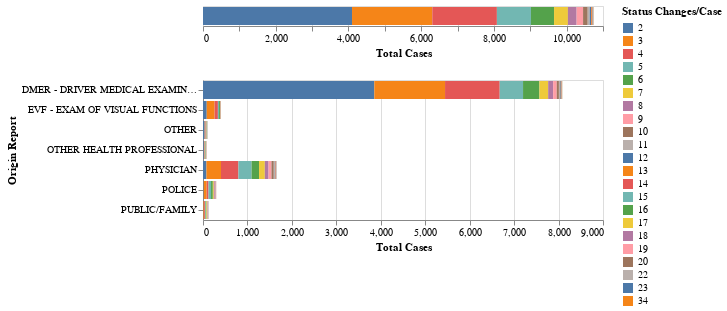

Write notebook code for a chart like this one.
### Markdown cell above
The current dataset includes the number of Status Changes that were made for each case.  This section shows the breakdown of cases by number of Status Changes that were made in each case. 

:::{note}
The dataset was downloaded October 1, 2021.
The dataset value for the Status Changes of each case have been reduced by 1, to eliminate the initial status of a Case. 
However the initial status of the case is still used in analysis.
:::

### Code cell
#hide

base =  alt.Chart(case_summary_data).mark_bar().encode(
    alt.X('sum(Cases):Q', title="Total Cases"),
    color = alt.Color('Status Changes/Case:N'),
    #row='Age Category'
    #opacity=alt.condition(selection, alt.value(1), alt.value(0.2))
)
bar1 = base.encode(
    alt.Y('Origin Report:N'),
    alt.X('sum(Cases):Q', title="Total Cases"),
    tooltip=['Status Changes/Case', 'Cases', 'mean(Total Status Changes in Group)', 'mean(Total Cases in Group)', 'mean(% Group Cases)'],
    color = alt.Color('Status Changes/Case:N'),
    #row='Age Category'
    #opacity=alt.condition(selection, alt.value(1), alt.value(0.2))
)
# bar2 = base.encode(
#     alt.Y('Age Category:N'),
#     alt.X('sum(Cases):Q', title="Total Cases"),
#     tooltip=['Status Changes/Case', 'Cases', 'mean(Total Status Changes in Group)', 'mean(Total Cases in Group)', 'mean(% Group Cases)'],
#     color = alt.Color('Status Changes/Case:N'),
#     #row='Age Category'
#     #opacity=alt.condition(selection, alt.value(1), alt.value(0.2))
# )

base & bar1 # & bar2
# .properties(
#     width=500
# )
